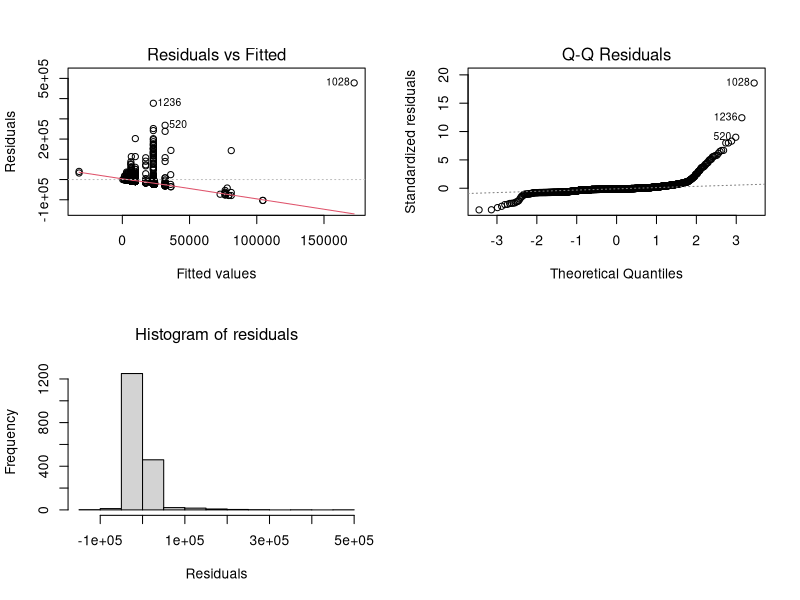

Write R code to recreate this figure. (Note: this script raises an error after producing the figure.)
## ---- chunk 1
rm(list=ls())
library(arm)
library(ggplot2)
library(dplyr)
library(tidyr)
library(gridExtra)
library(car)
## ---- chunk 2
data<-read.csv("../data/W8QDEB2_cleaned.csv",header = TRUE, stringsAsFactors=TRUE)
head(data)
summary(data)
## ---- chunk 3
cont_vars <- c("W1yschat1", "W2ghq12scr", "W4schatYP", "W6DebtattYP", "W8DGHQSC")
data[cont_vars] <- lapply(data[cont_vars], factor)
## ---- chunk 4
binary_vars <- c("W1hea2MP", "W1usevcHH", "IndSchool", "W1truantYP", "W1alceverYP", "W1bulrc","W5JobYP", "W5EducYP", "W5Apprent1YP", "W6JobYP", "W6UnivYP", "W6EducYP","W6Apprent1YP", "W6OwnchiDV", "W6Childliv")
data[binary_vars] <- lapply(data[binary_vars], factor)
## ---- chunk 5
model.1 <- lm(W8QDEB2 ~ ., data = data)

# have a look at the model
summary(model.1)
## ---- chunk 6
model.2 <- lm(W8QDEB2 ~ W1hiqualdad + W1empsdad + IndSchool + W4RacismYP + W4schatYP + W8DGHQSC + W8TENURE, data = data)

# have a look at the model
summary(model.2)
## ---- chunk 7
# Fitting a model with interaction terms between predictors
model.interaction.1 <- lm(W8QDEB2 ~ IndSchool*W4RacismYP, data = data)

# View the summary of the model with interactions
summary(model.interaction.1)
## ---- chunk 8
# Fitting a model with interaction terms between predictors
model.interaction.1 <- lm(W8QDEB2 ~ IndSchool*W8TENURE, data = data)

# View the summary of the model with interactions
summary(model.interaction.1)
## ---- chunk 9
# Fitting a model with interaction terms between predictors
model.interaction.1 <- lm(W8QDEB2 ~ W8TENURE*W4RacismYP, data = data)

# View the summary of the model with interactions
summary(model.interaction.1)
## ---- chunk 10
model.4 <- lm(W8QDEB2 ~ IndSchool + W4RacismYP + W8TENURE + IndSchool:W4RacismYP + IndSchool:W8TENURE + W4RacismYP:W8TENURE, data = data)

# have a look at the model
summary(model.4)
## ---- chunk 11
par(mfrow=c(2,2))
plot(model.4, which=c(1,2))
hist(model.4$residuals,main="Histogram of residuals",font.main=1,xlab="Residuals")
## ---- chunk 12
show_outliers<-function(the.linear.model,topN){
  #length of data
  n=length(fitted(the.linear.model))
  #number of parameters estimated
  p=length(coef(the.linear.model))
  #standardised residuals over 3
  res.out<-which(abs(rstandard(the.linear.model))>3) #sometimes >2
  #topN values
  res.top<-head(rev(sort(abs(rstandard(the.linear.model)))),topN)
  #high leverage values
  lev.out<-which(lm.influence(the.linear.model)$hat>2*p/n)
  #topN values
  lev.top<-head(rev(sort(lm.influence(the.linear.model)$hat)),topN)
  #high diffits
  dffits.out<-which(dffits(the.linear.model)>2*sqrt(p/n))
  #topN values
  dffits.top<-head(rev(sort(dffits(the.linear.model))),topN)
  #Cook's over 1
  cooks.out<-which(cooks.distance(the.linear.model)>1)
  #topN cooks
  cooks.top<-head(rev(sort(cooks.distance(the.linear.model))),topN)
  #Create a list with the statistics -- cant do a data frame as different lengths 
  list.of.stats<-list(Std.res=res.out,Std.res.top=res.top, Leverage=lev.out, Leverage.top=lev.top, DFFITS=dffits.out, DFFITS.top=dffits.top, Cooks=cooks.out,Cooks.top=cooks.top)
  #return the statistics
  list.of.stats}
## ---- chunk 13
#Get outliers
outliers <- show_outliers(model.4, topN = 5) 

# Combine all outlier indices into a single vector
all_outliers <- unique(c(outliers$Std.res, outliers$Leverage, outliers$DFFITS, outliers$Cooks))

# Remove outliers from the dataset
cleaned_data <- data[-all_outliers, ]
## ---- chunk 14
# Refit the model without outliers
model.5 <- lm(W8QDEB2 ~ IndSchool + W4RacismYP + W8TENURE + IndSchool:W4RacismYP  + IndSchool:W8TENURE + W4RacismYP:W8TENURE, data = data)

# have a look at the model
summary(model.5)
## ---- chunk 15
vif(lm(W8QDEB2 ~ IndSchool + W4RacismYP + W8TENURE + IndSchool:W4RacismYP, data=data))
## ---- chunk 16
model.6 <- lm(W8QDEB2 ~ W1GrssyrHH + IndSchool + W4RacismYP + W8TENURE + IndSchool:W4RacismYP + IndSchool:W8TENURE + W4RacismYP:W8TENURE, data = data)

# have a look at the model
display(model.6)
## ---- chunk 17
vif(model.6)
## ---- chunk 18
par(mfrow=c(2,2))
plot(model.6,which=c(1,2))
hist(model.6$residuals,main="Histogram of residuals",font.main=1,xlab="Residuals")
